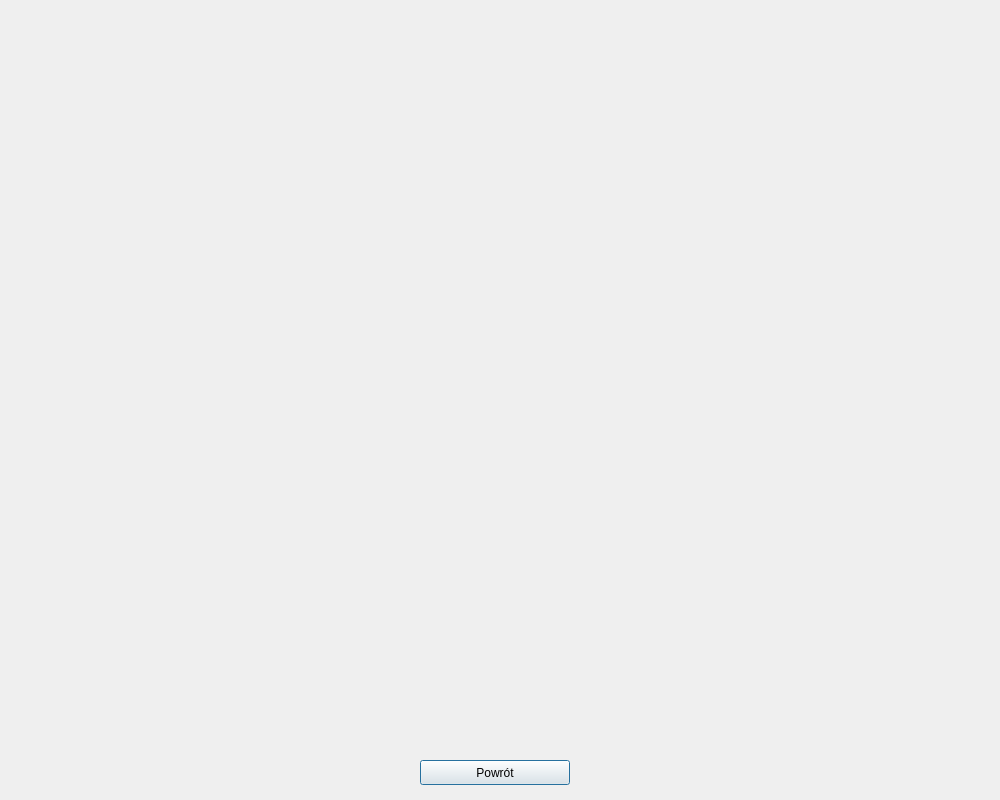
<?xml version="1.0" encoding="UTF-8"?>
<ui version="4.0">
 <class>WynRownania</class>
 <widget class="QDialog" name="WynRownania">
  <property name="geometry">
   <rect>
    <x>0</x>
    <y>0</y>
    <width>1000</width>
    <height>800</height>
   </rect>
  </property>
  <property name="minimumSize">
   <size>
    <width>550</width>
    <height>200</height>
   </size>
  </property>
  <property name="maximumSize">
   <size>
    <width>1000</width>
    <height>1000</height>
   </size>
  </property>
  <property name="windowTitle">
   <string>Dialog</string>
  </property>
  <widget class="QPushButton" name="Btn_back">
   <property name="geometry">
    <rect>
     <x>420</x>
     <y>760</y>
     <width>150</width>
     <height>25</height>
    </rect>
   </property>
   <property name="text">
    <string>Powrót</string>
   </property>
  </widget>
  <widget class="QLabel" name="label">
   <property name="geometry">
    <rect>
     <x>20</x>
     <y>20</y>
     <width>961</width>
     <height>731</height>
    </rect>
   </property>
   <property name="text">
    <string/>
   </property>
   <property name="pixmap">
    <pixmap resource="resorce.qrc">:/image/xy.png</pixmap>
   </property>
   <property name="scaledContents">
    <bool>true</bool>
   </property>
  </widget>
 </widget>
 <resources>
  <include location="resorce.qrc"/>
 </resources>
 <connections>
  <connection>
   <sender>Btn_back</sender>
   <signal>clicked()</signal>
   <receiver>WynRownania</receiver>
   <slot>close()</slot>
   <hints>
    <hint type="sourcelabel">
     <x>212</x>
     <y>172</y>
    </hint>
    <hint type="destinationlabel">
     <x>192</x>
     <y>170</y>
    </hint>
   </hints>
  </connection>
 </connections>
 <slots>
  <slot>fun_backToMain()</slot>
 </slots>
</ui>
